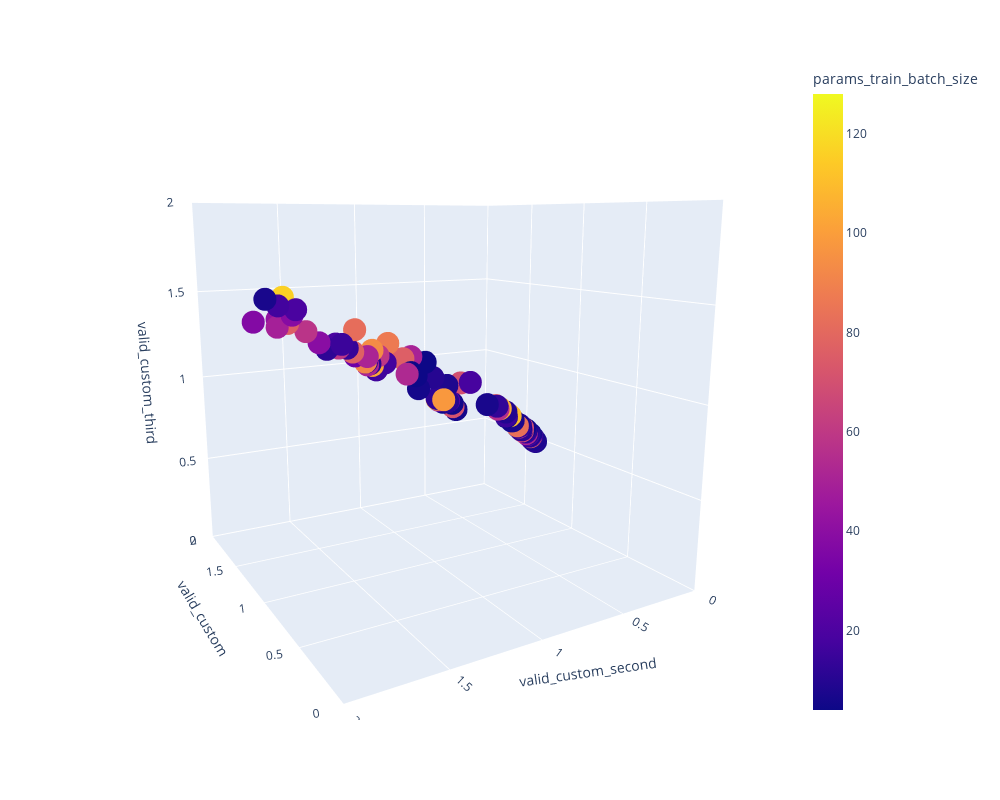

Source (notebook cell):
### Code cell
# set bounds
maxval=2
ranges = [0,maxval]

fig = px.scatter_3d(df, x='values_0', y='values_1', z='values_2',
                    color='params_train_batch_size',
                    range_x=ranges, range_y=ranges, range_z=ranges,
                    labels={'values_0':'valid_custom', 'values_1':'valid_custom_second', 'values_2':'valid_custom_third'},
                    width=1000, height=800)


fig.show()

### Figure 1 — Plotly figure (JSON) as saved in the notebook; plotly's stock layout.template omitted (floating-point values rounded to 4 significant figures; data arrays with more than 128 entries replaced by an {"elided": "..."} marker saying what was removed)
{"data": [{"hovertemplate": "valid_custom=%{x}<br>valid_custom_second=%{y}<br>valid_custom_third=%{z}<br>params_train_batch_size=%{marker.color}<extra></extra>", "legendgroup": "", "marker": {"color": {"elided": "203 int values"}, "coloraxis": "coloraxis", "symbol": "circle"}, "mode": "markers", "name": "", "scene": "scene", "showlegend": false, "type": "scatter3d", "x": {"elided": "203 float values"}, "y": {"elided": "203 float values"}, "z": {"elided": "203 float values"}}], "layout": {"coloraxis": {"colorbar": {"title": {"text": "params_train_batch_size"}}, "colorscale": [[0, "#0d0887"], [0.1111, "#46039f"], [0.2222, "#7201a8"], [0.3333, "#9c179e"], [0.4444, "#bd3786"], [0.5556, "#d8576b"], [0.6667, "#ed7953"], [0.7778, "#fb9f3a"], [0.8889, "#fdca26"], [1, "#f0f921"]]}, "height": 800, "legend": {"tracegroupgap": 0}, "margin": {"t": 60}, "scene": {"aspectmode": "auto", "aspectratio": {"x": 1, "y": 1, "z": 1}, "camera": {"center": {"x": 0, "y": 0, "z": 0}, "eye": {"x": -1.833, "y": 1.058, "z": 0.4549}, "projection": {"type": "perspective"}, "up": {"x": 0, "y": 0, "z": 1}}, "domain": {"x": [0, 1], "y": [0, 1]}, "xaxis": {"range": [0, 2], "title": {"text": "valid_custom"}, "type": "linear"}, "yaxis": {"range": [0, 2], "title": {"text": "valid_custom_second"}, "type": "linear"}, "zaxis": {"range": [0, 2], "title": {"text": "valid_custom_third"}, "type": "linear"}}, "width": 1000}}
